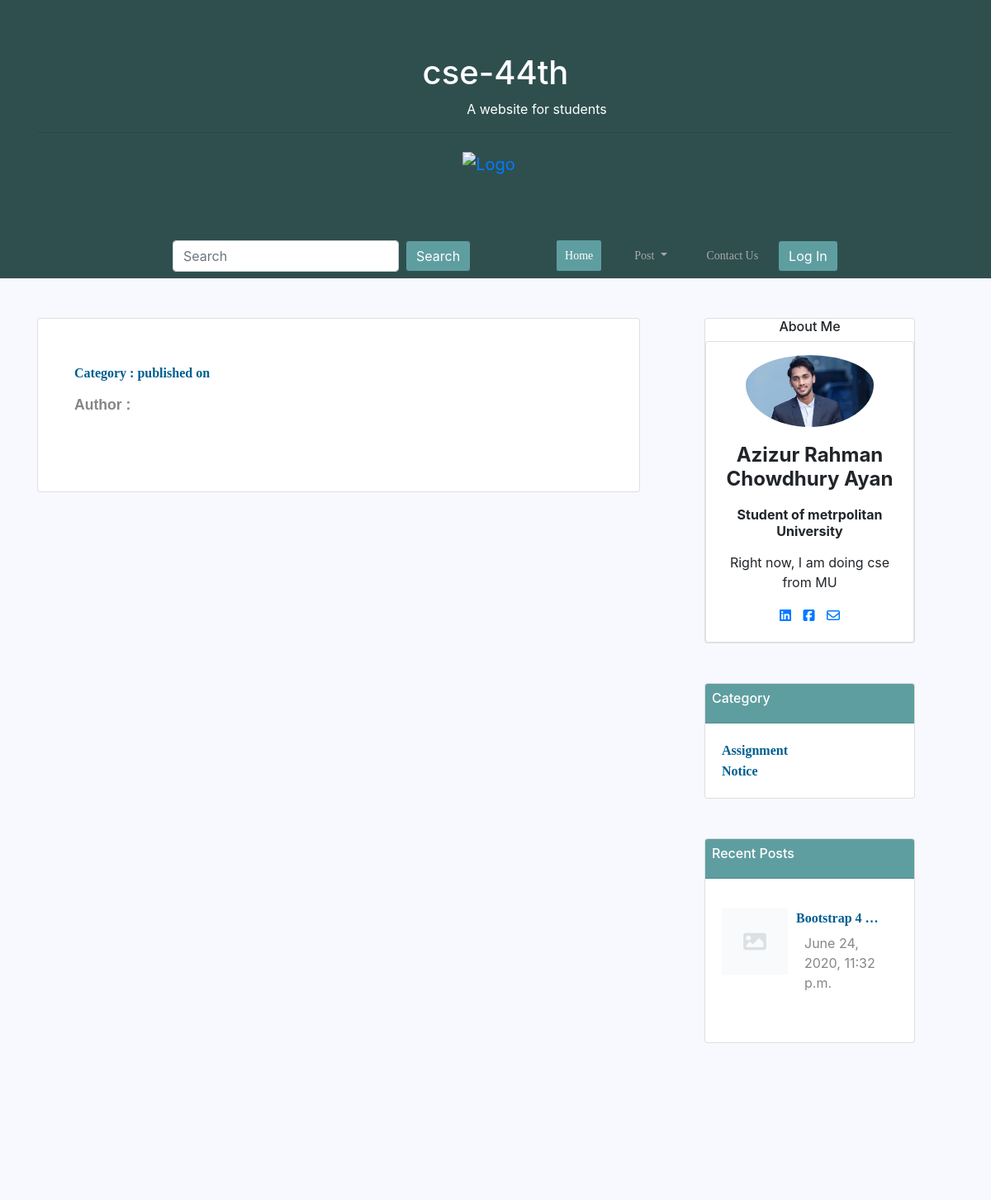
The page /7 (upper part) on the database as committed earlier.
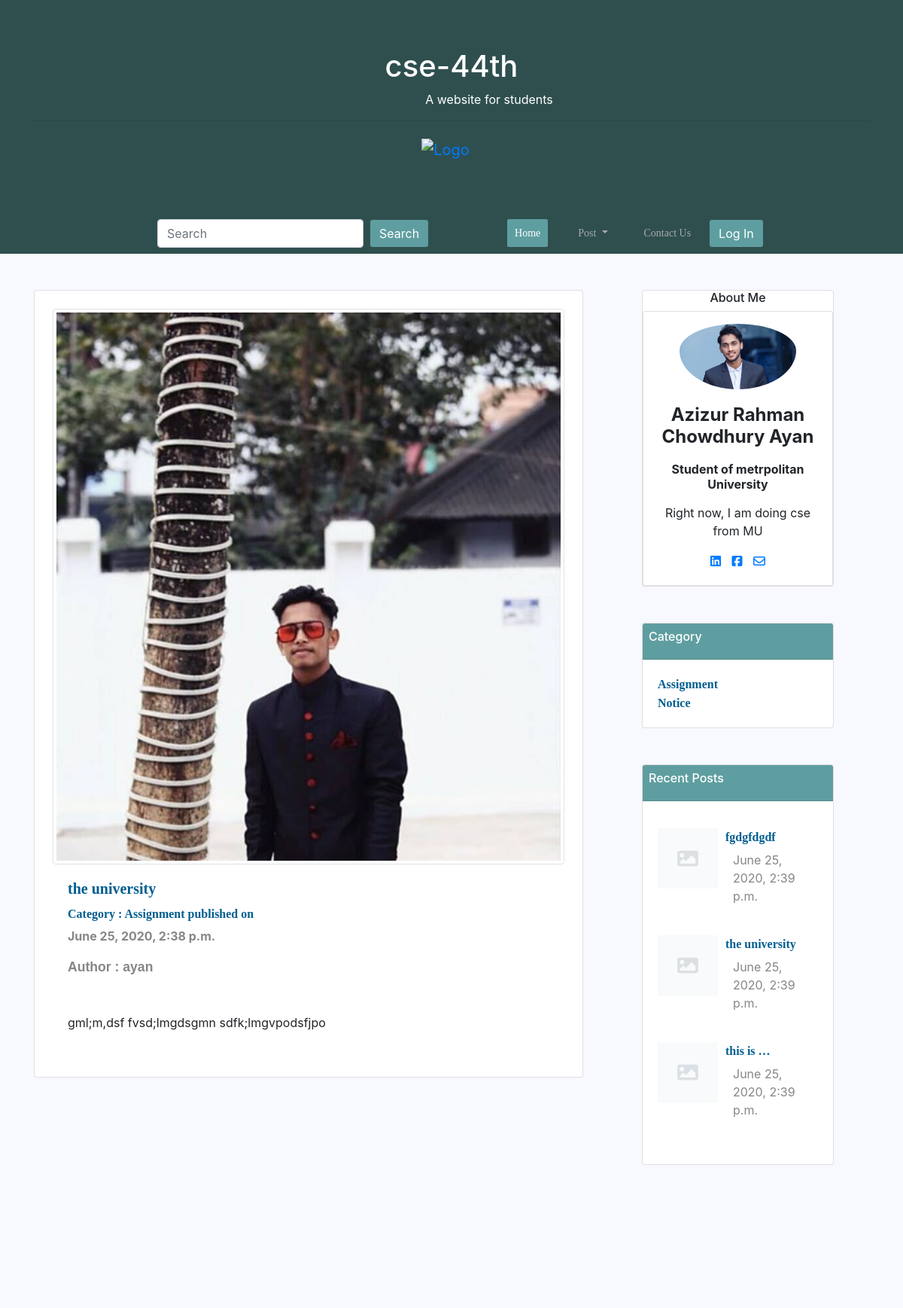
The same page on the database as committed later.
### post/models.py (models this page shows)
class Category(models.Model):
    category = models.CharField(max_length=200, primary_key=True)
    def __str__(self):
        return self.category

class Post(models.Model):
    category = models.ForeignKey(Category, on_delete=models.CASCADE)
    postAuthor = models.CharField(max_length=200)
    postId = models.AutoField(primary_key=True, auto_created=True)
    postTitle = models.CharField(max_length=200)
    postTimeDate = models.DateTimeField(auto_now_add=True, auto_now=False, blank=True)
    postText = models.TextField()
    postUrl = models.TextField(blank=True)
    postImage = models.ImageField(blank=True, null=True)
    def get_photo_url(self):
        if self.postImage and hasattr(self.postImage, 'url'):
            return self.postImage.url
        else:
            return "/static/no.png"

### home/views.py (the view)
# urls.py: path('<str:slug>', views.readMore, name='readMore'),
def readMore(request, slug):
    Recent = Post.objects.all().order_by('-postTimeDate')[0:3]
    post = Post.objects.filter(postId=slug).first()
    context = {'post': post,
             'Categories': Category.objects.all()[0:3],
             'RecentPost': Recent}
    return render(request, 'home/readMore.html', context)

### templates/home/readMore.html (shortened to what this page needs)
{% extends 'base.html' %}
{% load static %}
{% block hactive %}active{% endblock hactive %}
 {% block body %}
    <div class="row">
   <div class="col-sm-8">
          <div class="card pt-4 pl-4 pb-4 pr-4">
                     {% if post.postImage %}
                    <img src="{{post.postImage.url }} " class="img-fluid img-thumbnail img-rounded"
                        alt="Responsive image">
 {% endif %}
                    <div class="card-body">
                        <div class="card-title">
                            <h5 class="card-title post-title"> {{ post.postTitle }} </h5>
                            <h6 class="post-category">Category : {{post.category}}
                                published on</h6>
                            <p class="post-time ">
                                {{ post.postTimeDate }}
                            </p>
                            <div class="post-time mb-5">
                                <p class="post">Author : {{ post.postAuthor |truncatewords:2 }}</p>
                            </div>
                            <div class="card-text">
                                <p class="post">{{ post.postText  | safe | linebreaks }}</p>
                            </div>
                        </div>                        </div>
                    </div>
       </div>
        <div class="col-sm-3 ml-lg-5" >
          <div class="card text-center ">
                    <h6>About Me</h6>
<div class="card card-cascade">
  <div class="view view-cascade overlay">
    <img class="card-img-top rounded-circle pl-5 pr-5 pt-3" src="{% static 'aya.jpeg' %}" alt="Card image cap">
  </div>
  <div class="card-body card-body-cascade text-center">
    <h4 class="card-title"><strong>Azizur Rahman Chowdhury Ayan</strong></h4>
    <h6 class="font-weight-bold indigo-text py-2">Student of metrpolitan University</h6>
    <p class="card-text">Right now, I am doing cse from MU
    </p>
    <a href="https://www.linkedin.com/in/azizur-rahman-720636165"  class="btn-floating btn-small btn-fb"><i class="fa fa-linkedin-square

"></i></a>
    <a href="https://www.facebook.com/imayanchy/" class="btn-floating btn-small btn-tw" style="padding:10px;"><i class="fa fa-facebook-square

"></i></a>
    <a href="mailto:aaziz9642@gmail.com"  class="btn-floating btn-small btn-dribbble"><i class="fa fa-envelope-o"></i></a>
  </div>
</div>
                </div>
                 <div class="card mt-5">
                    <div class="card-header pl-2 pt-2 card-titles">
                        <h6>Category</h6>
                    </div>
                    <div class="card-body">
                          {% for post in Categories %}
                        <a href="#">
                            <span id="heading"> {{ post.category }} </span>
                        </a><br>
                           {% endfor %}
                    </div>
                </div>
 <div class="card mt-5">
                    <div class="card-header pl-2 pt-2 card-titles">
                        <h6>Recent Posts</h6>
                    </div>
                    <div class="card-body">
                        <div class="mt-3">
                             {% for post in RecentPost%}
                            <img style="float:left;" class="d-inline-block" src="{{ post.get_photo_url }}" height=80;
                                width=80; alt="abc">
                            <a href="#">
                                <p  style="margin-left:90px;" id="heading">
                                    {{ post.postTitle |truncatewords:2 }}
                                </p>
                            </a>
                            <p style="margin-left:100px; margin-top:-10px;" class="description">{{ post.postTimeDate }}</p>
                            <br>
                             {% endfor %}
                        </div>
                    </div>
                </div>
        </div>
</div>
 {% endblock body %}

Rows that differ between the two databases and show on the page:
no longer on this page (row unchanged): Post: postTitle "Bootstrap 4 …", postTimeDate "June 24, 2020, 11:32 p.m."
added Post: postImage (picture), postTitle "the university", category "Assignment", postTimeDate "June 25, 2020, 2:38 p.m.", postAuthor "ayan", postText "gml;m,dsf fvsd;lmgdsgmn sdfk;lmgvpodsfjpo"
added Post: postTitle "fgdgfdgdf", postTimeDate "June 25, 2020, 2:39 p.m."
added Post: postTitle "the university", postTimeDate "June 25, 2020, 2:39 p.m."
added Post: get_photo_url (picture), postTitle "this is …", postTimeDate "June 25, 2020, 2:39 p.m."
